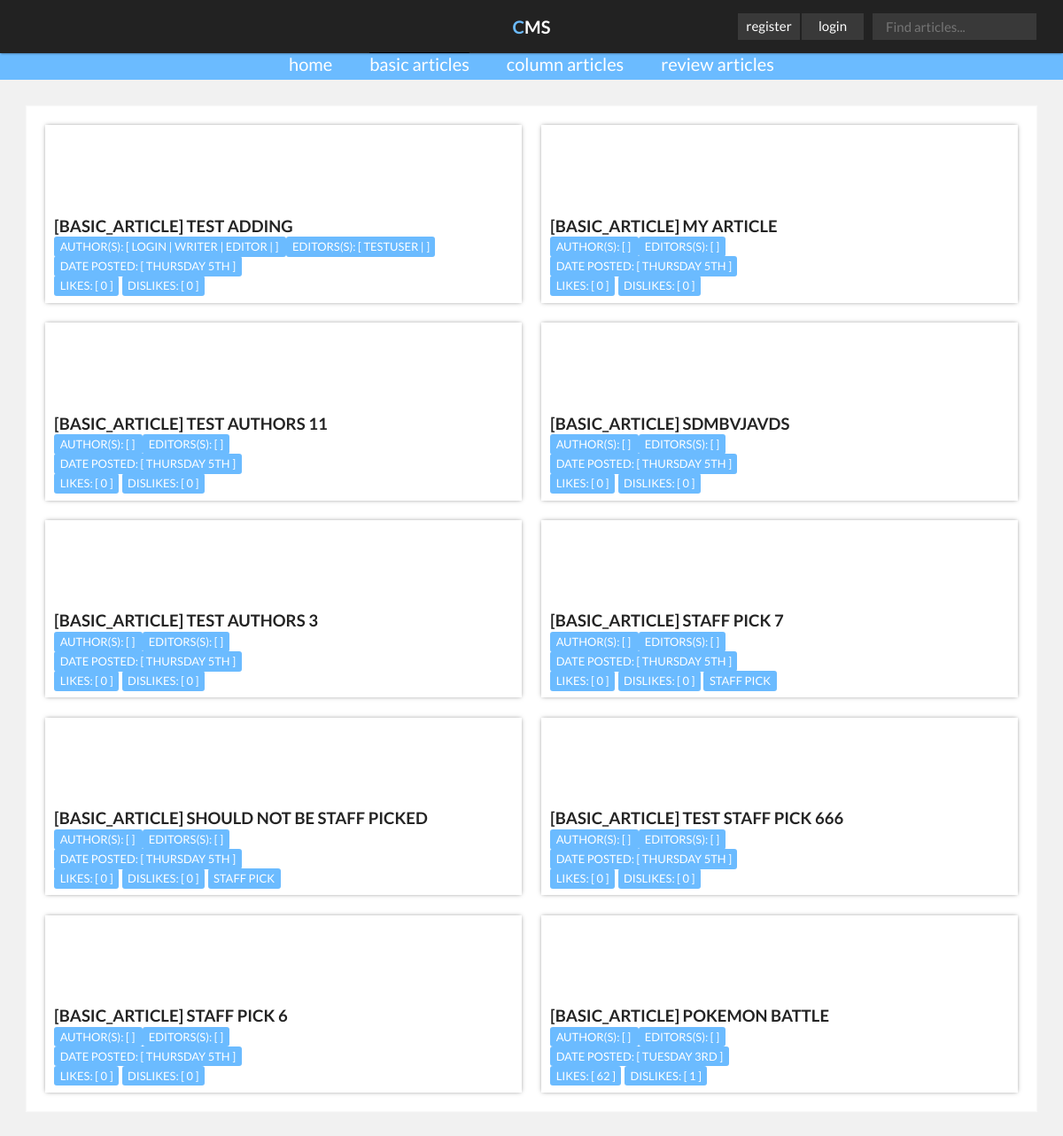
Before: /index.php?page=articles&type=basic with the older database file.
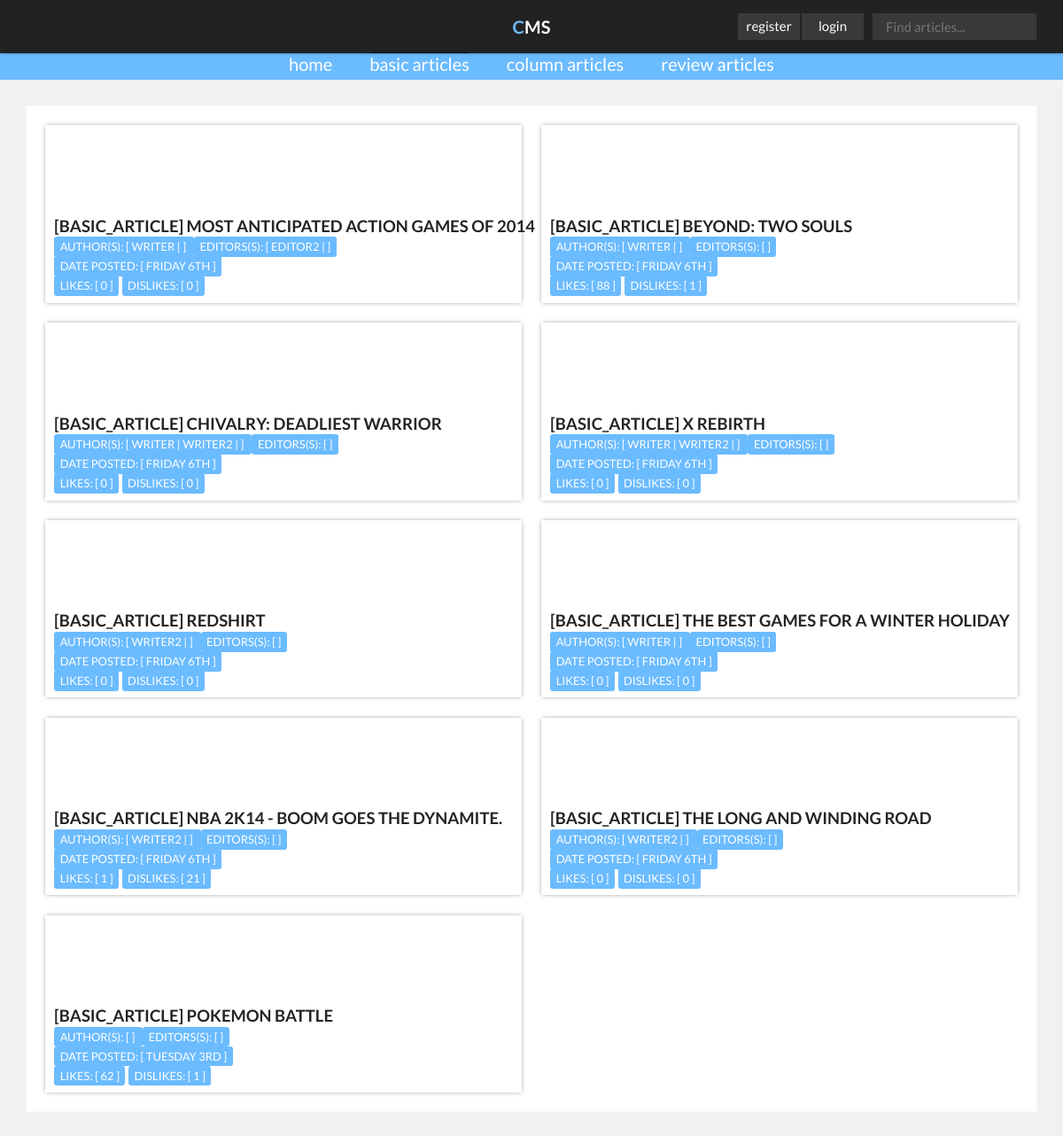
After: the same page with the newer database file.
### tables this page shows
CREATE TABLE `articles` (
  `article_id` int(6) NOT NULL AUTO_INCREMENT,
  `article_title` varchar(100) NOT NULL,
  `article_content` text NOT NULL,
  `article_timestamp` int(11) NOT NULL,
  `article_image` varchar(255) NOT NULL,
  `article_status` varchar(30) NOT NULL,
  `article_type` varchar(30) NOT NULL,
  `article_staff_pick` tinyint(4) DEFAULT '0',
  PRIMARY KEY (`article_id`)
);

CREATE TABLE `users` (
  `user_id` int(6) NOT NULL AUTO_INCREMENT,
  `user_name` varchar(255) NOT NULL,
  `user_password` varchar(255) NOT NULL,
  `user_role` varchar(30) NOT NULL,
  PRIMARY KEY (`user_id`)
);

CREATE TABLE `article_likes` (
  `article_like_id` int(6) NOT NULL AUTO_INCREMENT,
  `article_like_amount` int(6) NOT NULL DEFAULT '0',
  `article_id` int(6) NOT NULL,
  PRIMARY KEY (`article_like_id`),
  KEY `article_id` (`article_id`),
  CONSTRAINT `article_likes_ibfk_1` FOREIGN KEY (`article_id`) REFERENCES `articles` (`article_id`)
);

CREATE TABLE `article_dislikes` (
  `article_dislike_id` int(6) NOT NULL AUTO_INCREMENT,
  `article_dislike_amount` int(6) NOT NULL,
  `article_id` int(6) NOT NULL,
  PRIMARY KEY (`article_dislike_id`),
  KEY `article_id` (`article_id`),
  CONSTRAINT `article_dislikes_ibfk_1` FOREIGN KEY (`article_id`) REFERENCES `articles` (`article_id`)
);

### views/AUView.php (called while the page is built, shortened)
<?php
class AUView {
    private $articlesModel;
    public function __construct( $controller, $articlesModel, $usersModel ){
        $this->articlesModel    = $articlesModel;
    }
    public function output_basic_articles(){
        include 'html/header.html.php';
        $articles = $this->articlesModel->getBasicArticles();
        include 'html/articles.html.php';
        include 'html/footer.html.php';
    }
}
 ?>

### models/ArticlesModel.php (called while the page is built, shortened)
<?php
include_once "config/connection.php";
include_once "models/Article.php";
class ArticlesModel {
    public function getBasicArticles(){
        global $pdo;
        $sth = $pdo->prepare("SELECT * FROM articles WHERE article_type = :type ORDER BY article_timestamp DESC");
        $sth->execute(array(':type'=>'basic_article'));
        $rows = $sth->fetchAll();
        foreach($rows as $row){
            $article = new Article(
               $row['article_id']
               ,$row['article_title']
               ,$row['article_content']
               ,$row['article_timestamp']
               ,$row['article_image']
               ,$row['article_status']
               ,$row['article_type']
               ,$row['article_staff_pick']
               );
            $basic_articles[] = $article;
        }
        return $basic_articles;
    }
    public function getLikes( $article_id ) {
        global $pdo;
        $query = $pdo->prepare("SELECT article_like_amount FROM article_likes WHERE article_id = ? ");
        $query->bindValue(1, $article_id);
        $query->execute();
        $article_like_amount = $query->fetchColumn();
        return $article_like_amount;
    }
    public function getDislikes( $article_id ) {
        global $pdo;
        $query = $pdo->prepare("SELECT article_dislike_amount FROM article_dislikes WHERE article_id = ? ");
        $query->bindValue(1, $article_id);
        $query->execute();
        $article_dislike_amount = $query->fetchColumn();
        return $article_dislike_amount;
    }
    public function getArticleAuthors( $article_id ) {
        global $pdo;
        $query = $pdo->prepare("
          SELECT U.user_name
          FROM users U
          INNER JOIN article_authors  AU ON U.user_id = AU.user_id
          WHERE AU.article_id = ?");
        $query->bindValue(1, $article_id);
        $query->execute();
        $article_authors = $query->fetchAll();
        return $article_authors;
    }
    public function getArticleEditors( $article_id ) {
        global $pdo;
        $query = $pdo->prepare("
          SELECT U.user_name
          FROM users U
          INNER JOIN article_editors AU ON U.user_id = AU.user_id
          WHERE AU.article_id = ?");
        $query->bindValue(1, $article_id);
        $query->execute();
        $article_editors = $query->fetchAll();
        return $article_editors;
    }
}
?>

### models/article.php (called while the page is built, shortened)
<?php
	class Article {
		 public function __construct($article_id, $article_title, $article_content, $article_timestamp, $article_image, $article_status, $article_type, $article_staff_pick){
		 	$this->id = $article_id;
		 	$this->title = $article_title;
		 	$this->timestamp = $article_timestamp;
		 	$this->image = $article_image;
		 	$this->type = $article_type;
		 	$this->staff_pick = $article_staff_pick;
		 	return true;
		 }
		 public function getArticleId(){
		 	return $this->id;
		 }
		 public function getArticleTitle(){
		 	return $this->title;
		 }
		 public function getArticleTimestamp(){
		 	return $this->timestamp;
		 }
		 public function getArticleImage(){
		 	return $this->image;
		 }
		 public function getArticleType(){
		 	return $this->type;
		 }
		 public function getStaffPickedArticle(){
		 	return $this->staff_pick;
		 }
	}
 ?>

### views/html/articles.html.php (the view, shortened to what the changed rows need)
<div class="content">
    <div class="block list <?php if ( $_GET['type']=='basic') { echo 'basic-layout'; } else if ( $_GET['type']=='column') { echo 'column-layout'; } else if ( $_GET['type']=='review') { echo 'review-layout'; }  ?> ">
        <ol>
            <?php foreach($articles as $article): ?>
                <?php $article_authors = $this->articlesModel->getArticleAuthors( $article->getArticleId() ); ?>
                <?php $article_editors = $this->articlesModel->getArticleEditors( $article->getArticleId() ); ?>
                <li>
                <a href="index.php?show=<?php echo $article->getArticleId(); ?>">
                    <div class="square-thumb" style="background-image: url(<?php echo $article->getArticleImage(); ?>);"></div>
                    <h4>[<?php echo $article->getArticleType(); ?>] <?php echo $article->getArticleTitle(); ?></h4>
                    <small>author(s): [
                        <?php foreach($article_authors as $author): ?>
                            <?php print $author['user_name']; ?> |
                        <?php endforeach; ?>
                        ]
                    </small>
                    <small>editors(s): [
                        <?php foreach($article_editors as $editor): ?>
                            <?php print $editor['user_name']; ?> |
                        <?php endforeach; ?>
                        ]
                    </small><br/>
                    <small>date posted: [ <?php echo date("l jS", $article->getArticleTimestamp()); ?> ]</small><br/>
                    <small>likes: [ <?php echo $this->articlesModel->getLikes( $article->getArticleId() ); ?> ]</small>
                    <small>dislikes: [ <?php echo $this->articlesModel->getDislikes( $article->getArticleId() ); ?> ]</small>
                    <?php if( $article->getStaffPickedArticle() == 1 ) { ?><small>STAFF PICK</small><?php } ?>
                </a>
            </li>
        <?php endforeach; ?>
        </ol>
    </div>
</div>

Changed rows visible on the page:
no longer on this page (row edited): articles: article_type "BASIC_ARTICLE", article_title "TEST ADDING", article_timestamp "THURSDAY 5TH", article_id.article_like_amount "0", article_id.article_dislike_amount "0", users (user_name "WRITER")
no longer on this page (row unchanged): users: user_name "LOGIN", shown under "BASIC_ARTICLE"
no longer on this page (row unchanged): users: user_name "EDITOR", shown under "BASIC_ARTICLE"
no longer on this page (row unchanged): users: user_name "TESTUSER", shown under "BASIC_ARTICLE"
removed articles: article_type "BASIC_ARTICLE", article_title "MY ARTICLE", article_timestamp "THURSDAY 5TH", article_id.article_like_amount "0", article_id.article_dislike_amount "0"
removed articles: article_type "BASIC_ARTICLE", article_title "TEST AUTHORS 11", article_timestamp "THURSDAY 5TH", article_id.article_like_amount "0", article_id.article_dislike_amount "0"
removed articles: article_type "BASIC_ARTICLE", article_title "SDMBVJAVDS", article_timestamp "THURSDAY 5TH", article_id.article_like_amount "0", article_id.article_dislike_amount "0"
removed articles: article_type "BASIC_ARTICLE", article_title "TEST AUTHORS 3", article_timestamp "THURSDAY 5TH", article_id.article_like_amount "0", article_id.article_dislike_amount "0"
removed articles: article_type "BASIC_ARTICLE", article_title "STAFF PICK 7", article_timestamp "THURSDAY 5TH", article_id.article_like_amount "0", article_id.article_dislike_amount "0", article_staff_pick "STAFF PICK"
removed articles: article_type "BASIC_ARTICLE", article_title "SHOULD NOT BE STAFF PICKED", article_timestamp "THURSDAY 5TH", article_id.article_like_amount "0", article_id.article_dislike_amount "0", article_staff_pick "STAFF PICK"
removed articles: article_type "BASIC_ARTICLE", article_title "TEST STAFF PICK 666", article_timestamp "THURSDAY 5TH", article_id.article_like_amount "0", article_id.article_dislike_amount "0"
removed articles: article_type "BASIC_ARTICLE", article_title "STAFF PICK 6", article_timestamp "THURSDAY 5TH", article_id.article_like_amount "0", article_id.article_dislike_amount "0"
added articles: article_type "BASIC_ARTICLE", article_title "MOST ANTICIPATED ACTION GAMES OF 2014", article_timestamp "FRIDAY 6TH", article_id.article_like_amount "0", article_id.article_dislike_amount "0", users (user_name "WRITER")
added users: user_name "EDITOR2", shown under "BASIC_ARTICLE"
added articles: article_type "BASIC_ARTICLE", article_title "BEYOND: TWO SOULS", article_timestamp "FRIDAY 6TH", article_id.article_like_amount "88", article_id.article_dislike_amount "1", users (user_name "WRITER")
added articles: article_type "BASIC_ARTICLE", article_title "CHIVALRY: DEADLIEST WARRIOR", article_timestamp "FRIDAY 6TH", article_id.article_like_amount "0", article_id.article_dislike_amount "0", users (user_name "WRITER")
added users: user_name "WRITER2"
added articles: article_type "BASIC_ARTICLE", article_title "X REBIRTH", article_timestamp "FRIDAY 6TH", article_id.article_like_amount "0", article_id.article_dislike_amount "0", users (user_name "WRITER")
added articles: article_type "BASIC_ARTICLE", article_title "REDSHIRT", article_timestamp "FRIDAY 6TH", article_id.article_like_amount "0", article_id.article_dislike_amount "0"
added articles: article_type "BASIC_ARTICLE", article_title "THE BEST GAMES FOR A WINTER HOLIDAY", article_timestamp "FRIDAY 6TH", article_id.article_like_amount "0", article_id.article_dislike_amount "0", users (user_name "WRITER")
added articles: article_type "BASIC_ARTICLE", article_title "NBA 2K14 - BOOM GOES THE DYNAMITE.", article_timestamp "FRIDAY 6TH", article_id.article_like_amount "1", article_id.article_dislike_amount "21"
added articles: article_type "BASIC_ARTICLE", article_title "THE LONG AND WINDING ROAD", article_timestamp "FRIDAY 6TH", article_id.article_like_amount "0", article_id.article_dislike_amount "0"
